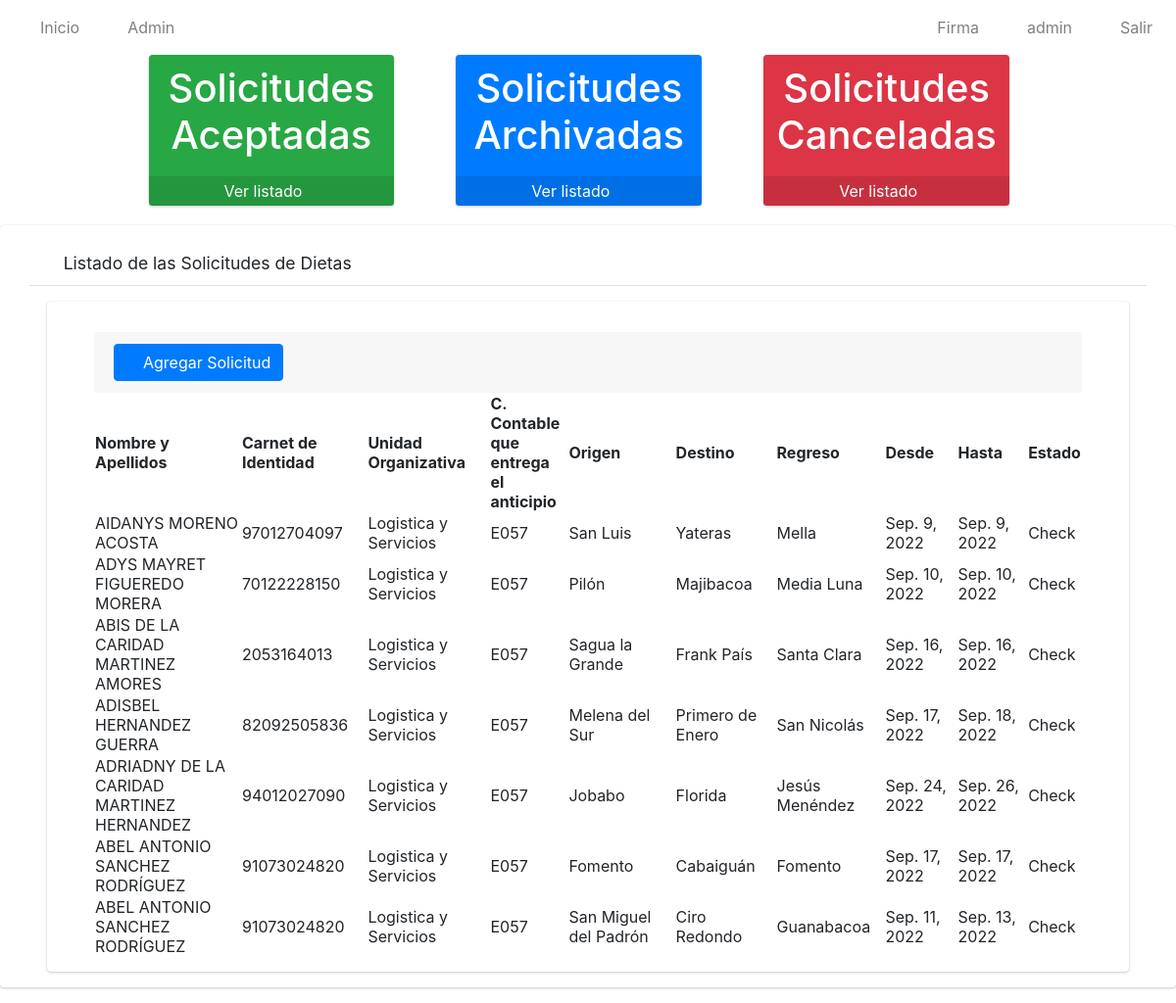
The page /index/ (signed in) on the database as committed earlier.
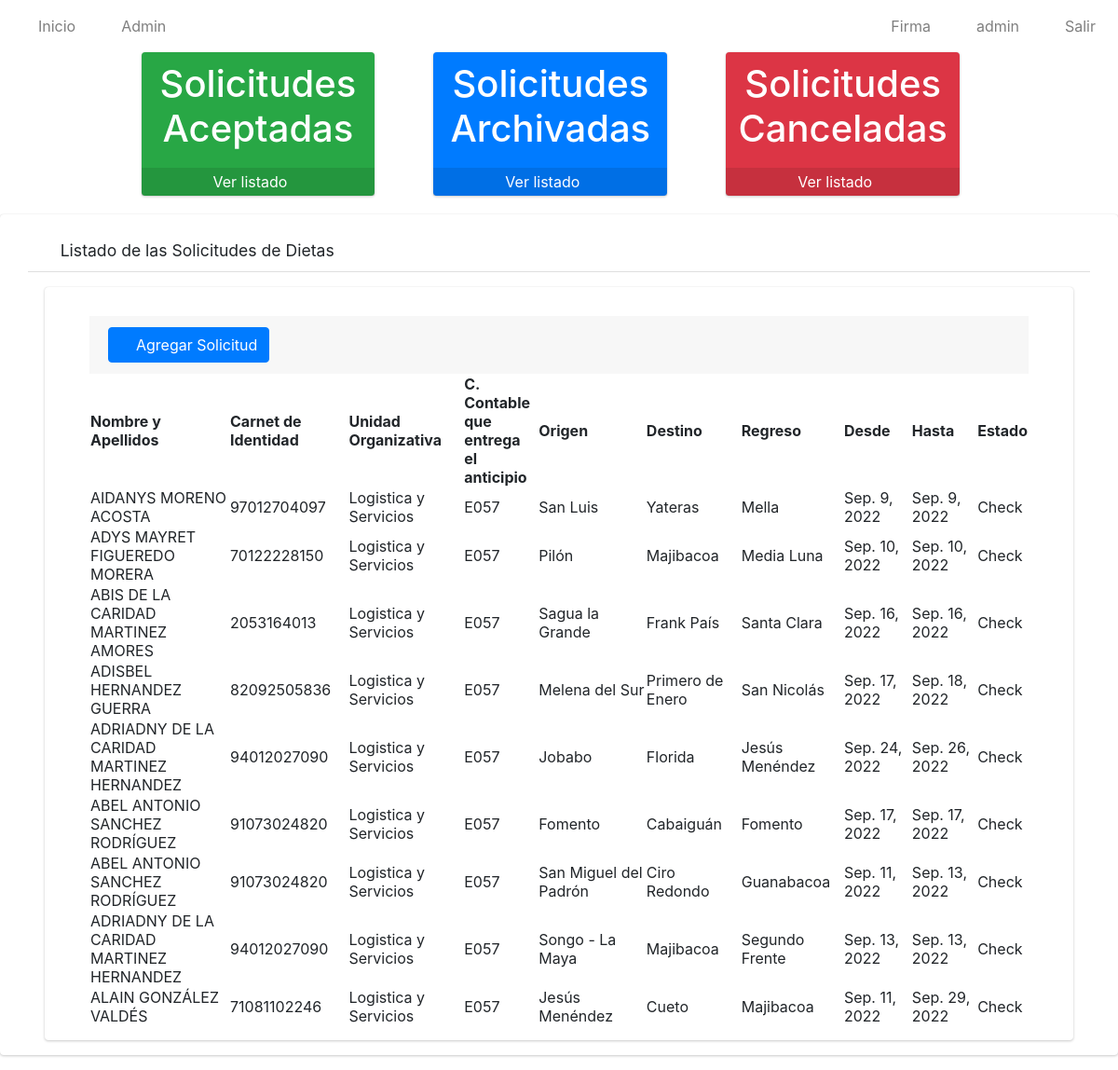
The same page on the database as committed later.
### app/models.py (models this page shows, shortened)
class Solicitud(models.Model):
    numero=models.IntegerField()
    solicitante=models.ForeignKey(Solicitante, on_delete=models.CASCADE)
    trabajador=models.ForeignKey(Trabajador, on_delete=models.CASCADE)
    unidad_organizativa=models.ForeignKey(Unidad_Organizativa, on_delete=models.CASCADE)
    c_contable=models.ForeignKey(C_Contable, on_delete=models.CASCADE)
    provincia=models.CharField(max_length=50)
    origen=models.CharField(max_length=50)
    prov_destino=models.CharField(max_length=50)
    destino=models.CharField(max_length=50)
    regreso=models.CharField(max_length=50)
    fecha_inicio=models.DateField()
    fecha_final=models.DateField()
    parleg=models.ForeignKey(Trabajador, on_delete=models.CASCADE, related_name='Trabajador_parleg', null=True, blank=True)
    cargo_presupuesto=models.ForeignKey(Cargo_al_Presupuesto, on_delete=models.CASCADE)
    autoriza=models.ForeignKey(Autoriza, on_delete=models.CASCADE)
    estado=models.CharField(max_length=200)
    observaciones=models.CharField(max_length=500, blank=True, null=True)
    labor=models.CharField(max_length=500, blank=True, null=True)
    class Meta:
        verbose_name="Solicitud"
        verbose_name_plural="Solicitudes"

class Trabajador(models.Model):
    usuario=models.OneToOneField(User, on_delete=models.CASCADE)
    ci=models.CharField(max_length=11, unique=True)
    def __str__(self):
            return self.usuario.first_name+' '+self.usuario.last_name
    class Meta:
        verbose_name = "Trabajador"
        verbose_name_plural = "Trabajadores"

class Unidad_Organizativa(models.Model):
    nombre=models.CharField(max_length=100)
    def __str__(self):
        return self.nombre
    class Meta:
        verbose_name="Unidad Organizativa"
        verbose_name_plural="Unidades Organizativas"

class C_Contable(models.Model):
    nombre=models.CharField(max_length=4)
    def __str__(self):
        return self.nombre

### app/views.py (the view)
# urls.py: path('', SolicitudListView.as_view(), name='solicitudes'),
class SolicitudListView(ListView):
    model = Solicitud
    template_name = 'solicitudes/listar.html'
    @method_decorator(login_required)
    def dispatch(self, request, *args, **kwargs):
        return super().dispatch(request,*args,** kwargs)
    def get_context_data(self, **kwargs):
        context = super().get_context_data(**kwargs)
        context['title'] = "Listado de Solicitudes"
        return context

### app/templates/solicitudes/listar.html (shortened to what the changed rows need)
{% extends 'base.html' %}
{% load static %}
{% block content %}
    <div class="row pl-5 pr-5 ml-5" >
         <div class="col-lg-3 col-6 ml-5">
            <div class="small-box bg-success">
                <div class="inner">
                    <h1 style="color: white;" class="text-center">
                        Solicitudes Aceptadas
                    </h1>
                </div>
            </div>
            </div>
        <div class="col-lg-3 col-6 ml-5">
            <div class="small-box btn-primary">
                <div class="inner">
                    <h1 style="color: white;" class="text-center">
                        Solicitudes Archivadas
                    </h1>
                </div>
            </div>
            </div>
        <div class="col-lg-3 col-6 ml-5">
        <div class="small-box bg-danger">
                <div class="inner">
                    <h1 style="color: white;" class="text-center">
                        Solicitudes Canceladas
                    </h1>
                </div>
            </div>
            </div>
        </div>
    <div class=" card card-default">
        <div class="card card-body content-header mx-5 px-5">
            <table id="myTable" class="display" style="width: 100%;">
                <thead>
                    <tr>
                        <th>Nombre y Apellidos</th>
                        <th>Carnet de Identidad</th>
                        <th>Unidad Organizativa</th>
                        <th>C. Contable que entrega el anticipio</th>
                        <th>Origen</th>
                        <th>Destino</th>
                        <th>Regreso</th>
                        <th>Desde</th>
                        <th>Hasta</th>
                        <th>Estado</th>
                    </tr>
                </thead>
                <tbody>
                    {% for i in object_list %}
                    <tr>
                        <td style="width: 150px;">{{i.trabajador}}</td>
                        <td>{{i.trabajador.ci}}</td>
                        <td>{{i.unidad_organizativa}}</td>
                        <td style="width: 80px;">{{i.c_contable}}</td>
                        <td>{{i.origen}}</td>
                        <td>{{i.destino}}</td>
                        <td>{{i.regreso}}</td>
                        <td>{{i.fecha_inicio}}</td>
                        <td>{{i.fecha_final}}</td>
                        <td>{{i.estado}}</td>
                    </tr>
                    {% endfor %}
                </tbody>
            </table>
        </div>
    </div>
{% endblock %}

Rows that differ between the two databases and show on the page:
added Solicitud: trabajador "ADRIADNY DE LA CARIDAD MARTINEZ HERNANDEZ", trabajador.ci "94012027090", unidad_organizativa "Logistica y Servicios", c_contable "E057", origen "Songo - La Maya", destino "Majibacoa", regreso "Segundo Frente", fecha_inicio "Sep. 13, 2022", fecha_final "Sep. 13, 2022", estado "Check"
added Solicitud: trabajador "ALAIN GONZÁLEZ VALDÉS", trabajador.ci "71081102246", unidad_organizativa "Logistica y Servicios", c_contable "E057", origen "Jesús Menéndez", destino "Cueto", regreso "Majibacoa", fecha_inicio "Sep. 11, 2022", fecha_final "Sep. 29, 2022", estado "Check"
